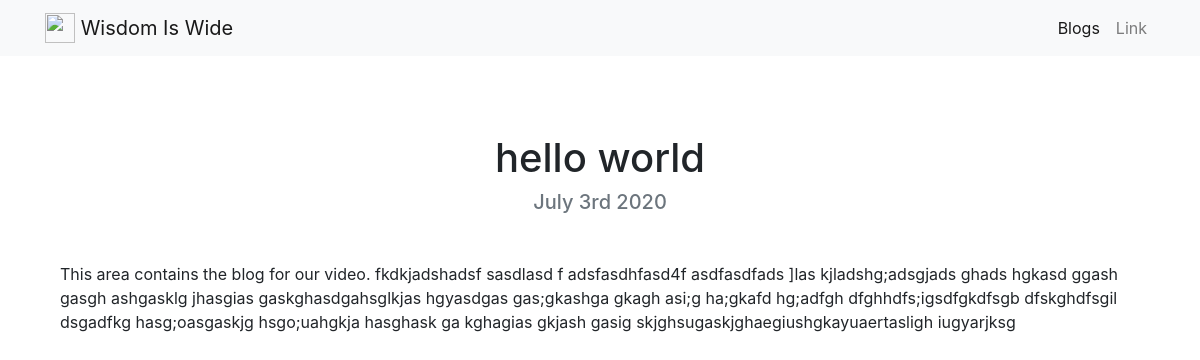
Screenshot of /blogs/blog1 with the database file from the repository.
### home/models.py (models this page shows, shortened)
class Video(models.Model):
    title = models.CharField(max_length=100)
    description = models.CharField(max_length=250)
    url = models.URLField()
    img = models.ImageField(upload_to="home/thumbnails/")
    date = models.DateField()
    content = models.TextField()

### blogs/views.py (the view)
# urls.py: path("blog<int:blog_id>", views.blog, name="blog")
def blog(request, blog_id):
    blog = Video.objects.get(id=blog_id)
    return render(request, "blogs/blog.html", {
        "blog": blog
    })

### blogs/templates/blogs/blog.html
{% extends "home/base.html" %}
{% load static %}
{% block body %}
<h1 class="text-center mt-5" id="blogdetailtitle">{{ blog.title }}</h1>
<h5 class="text-center text-muted mb-5">{{ blog.date|date:'F jS Y' }}</h5>
{{ blog.content|safe }}
{% endblock %}

### rows the page displays
Video: title "hello world", date "July 3rd 2020", content "This area contains the blog for our video. fkdkjadshadsf sasdlasd f adsfasdhfasd4f asdfasdfads ]las kjladshg;adsgjads ghads hgkasd ggash gasgh ashgasklg jhasgias gaskghasdgahsglkjas hgyasdgas gas;gkashga gkagh asi;g ha;gkafd hg;adfgh dfghhdfs;igsdfgkdfsgb dfskghdfsgil dsgadfkg hasg;oasgaskjg hsgo;uahgkja hasghask ga kghagias gkjash gasig skjghsugaskjghaegiushgkayuaertasligh iugyarjksg"
